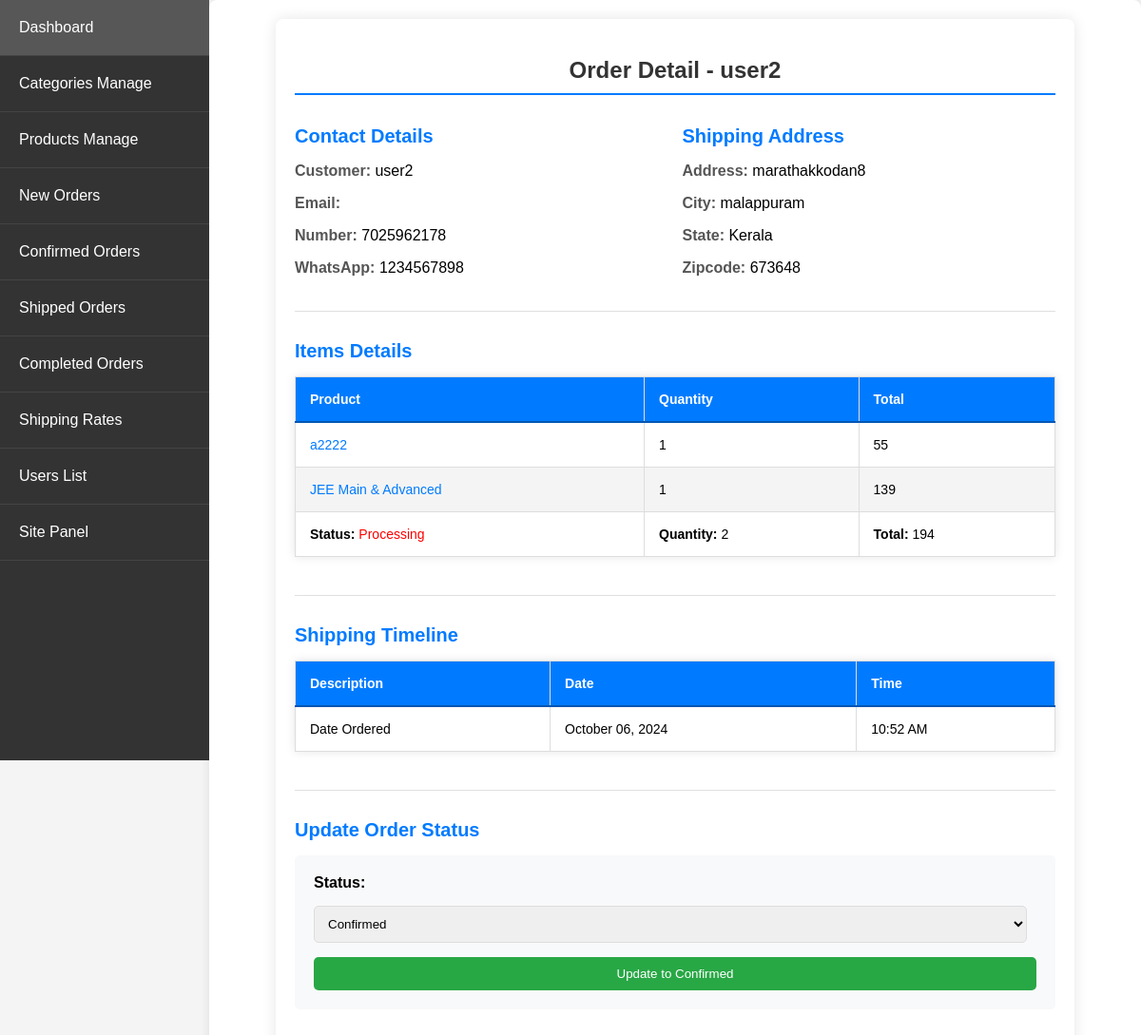
/admin_app/admin_app/orders/pending/116/ (signed in), run on the app's committed database.
### store/models.py (models this page shows, shortened)
class Order(models.Model):
    STATUS_CHOICES = [
        ('Processing', 'Processing'),
        ('Confirmed', 'Confirmed'),
        ('Shipped', 'Shipped'),
        ('Delivered', 'Delivered')
    ]
    customer = models.ForeignKey(Customer, on_delete=models.SET_NULL, null=True, blank=True)
    date_ordered = models.DateTimeField(auto_now_add=True)
    complete = models.BooleanField(default=False)
    razorpay_payment_id = models.CharField(max_length=100, unique=True, null=True, blank=True)
    order_id = models.CharField(max_length=100, unique=True, default=uuid.uuid4, editable=False)
    razorpay_order_id = models.CharField(max_length=100, null=True, blank=True)
    razorpay_signature = models.CharField(max_length=256, null=True, blank=True)
    status = models.CharField(max_length=20, choices=STATUS_CHOICES, default='Processing')
    processing_time = models.DateTimeField(null=True, blank=True)
    confirmed_time = models.DateTimeField(null=True, blank=True)
    shipped_time = models.DateTimeField(null=True, blank=True)
    delivered_time = models.DateTimeField(null=True, blank=True)
    @property
    def get_cart_total(self):
        orderitems = self.orderitem_set.all()
        total = sum([item.get_total for item in orderitems])
        return total
    @property
    def get_cart_items(self):
        orderitems = self.orderitem_set.all()
        total = sum([item.quantity for item in orderitems])
        return total

class Customer(models.Model):
    user = models.OneToOneField(User, on_delete=models.CASCADE)
    name = models.CharField(max_length=200, null=True)
    contact_number = models.CharField(max_length=12, unique=True, null=True)

class ShippingAddress(models.Model):
    customer = models.ForeignKey(Customer, on_delete=models.SET_NULL, null=True)
    order = models.ForeignKey(Order, on_delete=models.SET_NULL, null=True)
    number = models.CharField(max_length=12, null=False, blank=False)
    whatsapp = models.CharField(max_length=12, null=False, blank=False)
    address = models.CharField(max_length=200, null=False)
    city = models.CharField(max_length=200, null=False)
    state = models.CharField(max_length=200, null=False)
    zipcode = models.CharField(max_length=200, null=False)
    date_added = models.DateTimeField(auto_now_add=True)
    Shipping_cost = models.DecimalField(max_digits=7, blank=False, decimal_places=0)

class OrderItem(models.Model):
    product = models.ForeignKey(Product, on_delete=models.SET_NULL, null=True)
    order = models.ForeignKey(Order, on_delete=models.SET_NULL, null=True)
    quantity = models.IntegerField(default=0, null=True, blank=True)
    date_added = models.DateTimeField(auto_now_add=True)
    price_at_purchase = models.DecimalField(max_digits=7, decimal_places=0, null=True, blank=True)
    @property
    def get_total(self):
        if self.price_at_purchase is None:
            self.price_at_purchase = self.product.new_price
        return self.price_at_purchase * self.quantity

class Product(models.Model):
    PRODUCT_STATUS_CHOICES = [
        ('in_stock', 'In Stock'),
        ('out_of_stock', 'Out of Stock'),
    ]
    name = models.CharField(max_length=250, unique=True)
    slug = models.SlugField(max_length=250, unique=True, blank=True)  # Make blank=True
    description = models.TextField(blank=True)
    old_price = models.DecimalField(max_digits=7, blank=True, null=True, decimal_places=0)
    new_price = models.DecimalField(max_digits=7, blank=False, decimal_places=0)
    category = models.ForeignKey(Category, on_delete=models.SET_NULL, null=True)
    image_1 = models.ImageField(upload_to='product')
    image_2 = models.ImageField(upload_to='product', blank=True)
    image_3 = models.ImageField(upload_to='product', blank=True)
    video_url = models.URLField(max_length=200, blank=True)
    stock = models.IntegerField()
    status = models.CharField(max_length=20, choices=PRODUCT_STATUS_CHOICES, default='in_stock')
    active = models.BooleanField(default=True)
    new = models.BooleanField(default=True)
    created = models.DateTimeField(auto_now_add=True)
    update = models.DateField(auto_now=True)
    priority = models.IntegerField(default=0, validators=[MinValueValidator(0)])
    def get_url(self):
        return reverse('store_app:proDetail', args=[self.category.slug, self.slug])
    class Meta:
        ordering = ['priority', 'name']
        verbose_name = 'product'
        verbose_name_plural = 'products'
    class Meta:
        ordering = ['priority', 'name']  # Update ordering to use priority first

### admin_app/views.py (the view, shortened to what this page needs)
# urls.py: path('admin_app/orders/pending/<int:pk>/', views.order_view, name='order_view'),
@login_required
@user_passes_test(is_admin)
def order_view(request, pk):
    order = get_object_or_404(Order, pk=pk)
    shipping_address = ShippingAddress.objects.filter(order=order).first()
    status_progression = {
        'Processing': 'Confirmed',
        'Confirmed': 'Shipped',
        'Shipped': 'Delivered',
        'Delivered': 'Delivered'  # No further status change possible
    }
    next_status = status_progression[order.status]
    return render(request, 'admin_app/order_view.html', {
        'order': order,
        'shipping_address': shipping_address,
        'next_status': next_status
    })

### admin_app/views.py (called while the page is built)
def is_admin(user):
    return user.is_superuser

### store/context_processors.py (called while the page is built)
def menu_link(request): # this function don't wanna call to work, it's defined in setting to work
    links_list = Category.objects.annotate(
        num_products=Count('product', filter=Q(product__active=True, product__stock__gt=0))
    ).filter(num_products__gt=0).order_by('priority', 'name')  # Add an order_by clause here
    paginator3 = Paginator(links_list, 8)
    try:
        page = int(request.GET.get('page', '1'))
    except:
        page = 1
    try:
        links = paginator3.page(page)
    except (InvalidPage, EmptyPage):
        links = paginator3.page(paginator3.num_pages)
    return dict(links=links)

def cart_data(request):
    data = cartData(request)
    cartItems = data['cartItems']
    return {'cartItems': cartItems}

def wishlist_count(request):
    if request.user.is_authenticated:
        wishlist_count = Wishlist.objects.filter(user=request.user).count()
    else:
        cookie_data = cookieWishlist(request)
        wishlist_count = cookie_data['wishlist_count']
    return {'wishlist_count': wishlist_count}

### store/utils.py (called while the page is built)
def cartData(request):
    if request.user.is_authenticated:
        customer = request.user.customer
        order, created = Order.objects.get_or_create(customer=customer, complete=False)
        items = order.orderitem_set.all()
        cartItems = order.get_cart_items
        total_price_difference = sum((item.product.old_price - item.product.new_price if item.product.old_price else 0) * item.quantity for item in items)
    else:
        cookieData = cookieCart(request)
        cartItems = cookieData['cartItems']
        order = cookieData['order']
        items = cookieData['items']
        total_price_difference = cookieData['total_price_difference']
    return {'cartItems': cartItems, 'order': order, 'items': items, 'total_price_difference': total_price_difference}

### admin_app/templates/admin_app/order_view.html (shortened to what this page needs)
{% extends 'admin_app/base_admin.html' %}
{% block content %}
<div class="order-details">
    {% if shipping_address %}
    <section class="section">
        <h1>Order Detail - {{ order.customer.name }}</h1>
        <div class="grid">
            <div>
                <h2>Contact Details</h2>
                <p><span class="label">Customer:</span> {{ order.customer.name }}</p>
                <p><span class="label">Email:</span> {{ order.customer.email }}</p>
                <p><span class="label">Number:</span> {{ shipping_address.number }}</p>
                <p><span class="label">WhatsApp:</span> {{ shipping_address.whatsapp }}</p>
            </div>
            <div>
                <h2>Shipping Address</h2>
                <p><span class="label">Address:</span> {{ shipping_address.address }}</p>
                <p><span class="label">City:</span> {{ shipping_address.city }}</p>
                <p><span class="label">State:</span> {{ shipping_address.state }}</p>
                <p><span class="label">Zipcode:</span> {{ shipping_address.zipcode }}</p>
            </div>
        </div>
    </section>
    {% else %}
    <p>No shipping address available.</p>
    {% endif %}
    <div class="section">
        <h2>Items Details</h2>
        <table>
            <thead>
                <tr>
                    <th>Product</th>
                    <th>Quantity</th>
                    <th>Total</th>
                </tr>
            </thead>
            <tbody>
                {% for item in order.orderitem_set.all %}
                <tr>
                    <td><a href="{{ item.product.get_url }}">{{ item.product.name }}</a></td>
                    <td>{{ item.quantity }}</td>
                    <td>{{ item.get_total }}</td>
                </tr>
                {% endfor %}
                <tr>
                    <td><strong>Status: </strong><span style="color: red;">{{ order.status }}</span></td>
                    <td><strong>Quantity: </strong> {{ order.get_cart_items }}</td>
                    <td><strong>Total: </strong> {{ order.get_cart_total }}</td>
                </tr>
            </tbody>
        </table>
    </div>
    <div class="section">
        <h2>Shipping Timeline</h2>
        <table>
            <thead>
                <tr>
                    <th>Description</th>
                    <th>Date</th>
                    <th>Time</th>
                </tr>
            </thead>
            <tbody>
                <tr>
                    <td>Date Ordered</td>
                    <td>{{ order.date_ordered|date:"F d, Y" }}</td>
                    <td>{{ order.date_ordered|date:"h:i A" }}</td>
                </tr>
            </tbody>
        </table>
    </div>
    {% if order.status != 'Delivered' %}
    <div class="section">
        <h2>Update Order Status</h2>
        <form method="post" class="update-form">
            <label for="status">Status:</label>
            <select id="status" name="status">
                <option value="{{ next_status }}">{{ next_status }}</option>
            </select>
            <button type="submit" class="btn btn-success">Update to {{ next_status }}</button>
        </form>
    </div>
    {% else %}
    <div class="section">
        <h2>Order Completed</h2>
    </div>
    {% endif %}
</div>
{% endblock %}

### static/CSS/admin_dashboard.css (style rules this page uses)
body { font-family: Arial, sans-serif; background-color: #f4f4f4; margin: 0; padding: 0; }
h1 { text-align: center; color: #333; margin-bottom: 20px; }
table { width: 100%; border-collapse: collapse; margin-bottom: 20px; box-shadow: 0 0 10px rgba(0, 0, 0, 0.1); }
thead { background: #007bff; color: #fff; }
thead th { padding: 15px; text-align: left; border-bottom: 2px solid #0056b3; }
tbody tr:nth-child(even) { background: #f4f4f4; }
td, th { padding: 15px; border: 1px solid #ddd; }
td a { color: #007bff; text-decoration: none; transition: color 0.3s; }
button { display: inline-block; padding: 10px 20px; border: none; border-radius: 5px; cursor: pointer; transition: background 0.3s; }
form { display: flex; flex-direction: column; gap: 15px; }
form label { font-weight: bold; }
form input, form select, form textarea { padding: 10px; border: 1px solid #ddd; border-radius: 5px; box-sizing: border-box; }
.btn-success { color:#fff;background-color:#28a745;border-color:#28a745 }

### admin_app/templates/admin_app/order_view.html (style rules this page uses)
.order-details { max-width: 800px; margin: 0 auto; padding: 20px; background-color: #ffffff; box-shadow: 0 0 15px rgba(0, 0, 0, 0.1); border-radius: 8px; }
.section { margin-bottom: 30px; border-bottom: 1px solid #e0e0e0; padding-bottom: 20px; }
.section:last-child { border-bottom: none; }
h1, h2 { color: #333; margin-bottom: 15px; }
h1 { font-size: 24px; border-bottom: 2px solid #007bff; padding-bottom: 10px; }
h2 { font-size: 20px; color: #007bff; }
table { font-size: 14px; }
.update-form { background-color: #f8f9fa; padding: 20px; border-radius: 5px; }
.update-form select { margin-right: 10px; }
.grid { display: grid; grid-template-columns: repeat(auto-fit, minmax(200px, 1fr)); gap: 15px; }
.label { font-weight: bold; color: #555; }

### data on the page
Order: customer.name "user2", status "Processing", get_cart_items "2", get_cart_total "194", date_ordered "October 06, 2024", date_ordered "10:52 AM"
ShippingAddress: number "7025962178", whatsapp "1234567898", address "marathakkodan8", city "malappuram", state "Kerala", zipcode "673648"
OrderItem: product.name "a2222", quantity "1", get_total "55"
OrderItem: product.name "JEE Main & Advanced", quantity "1", get_total "139"

### other printed values
{{ next_status }} "Confirmed"
form field status "Confirmed"
